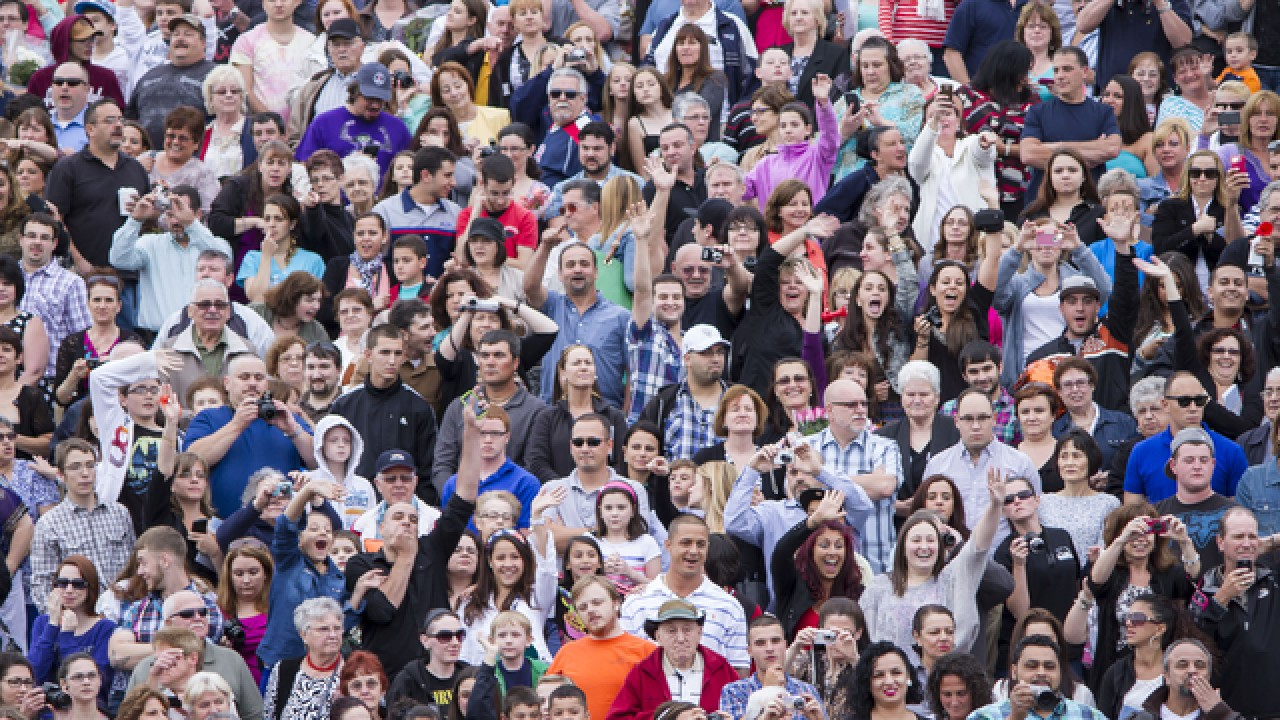
#> input picture aai-jik-huijberts-master/bootcamp/Week_1/dag_4/Middag/faceRecognition.jfif, 1280 x 720 px
$ jupyter execute --allow-errors 2021_02_04_OpenCV_opdracht.ipynb
#> lines starting #> are read from the running program, lines starting #| are printed output that depends on the picture
# Detectie van gezichten

### Stijn Oomes
donderdag 4 februari 2021

## Importeer libraries

Importeer de relevante libraries.

`opencv` en wellicht `matplotlib`

Hint: `imread`, `imshow`

[cell 1]
import cv2 as cv
import numpy as np
import matplotlib.pyplot as plt

## Importeer en toon afbeelding

Zoek een kleuren foto met minimaal 10 gezichten.

Laad de afbeelding in. Welk datatype heeft de ingeladen afbeelding?

 Laat de foto op het scherm zien. Hoeveel gezichten zie jij?

[cell 2]
image = plt.imread("faceRecognition.jfif")
#> image is the input picture: shape (720, 1280, 3); mean R, G, B 122.5, 109.6, 120.3
print(type(image))
#| <class 'numpy.ndarray'>
print(image.shape)
#| (720, 1280, 3)
plt.figure(figsize=(12,10))
plt.imshow(image);
plt.axis(False)

## Initieer detector

Download de .xml file met de classifier: haarcascade_frontalface_default.xml

(Het kan zijn dat deze file al meegekomen is met opencv)

Initieer de Cascade Classiefier.

[cell 3]
cc = cv.CascadeClassifier("haarcascade_frontalface_default.xml")

## Zet een kleurenplaatje om in een grijswaarde plaatje.

Als je foto al zrwrt-wit is dan kun je deze stap overslaan.

[cell 4]
grayimagefinal = cv.cvtColor(image, cv.COLOR_BGR2GRAY)
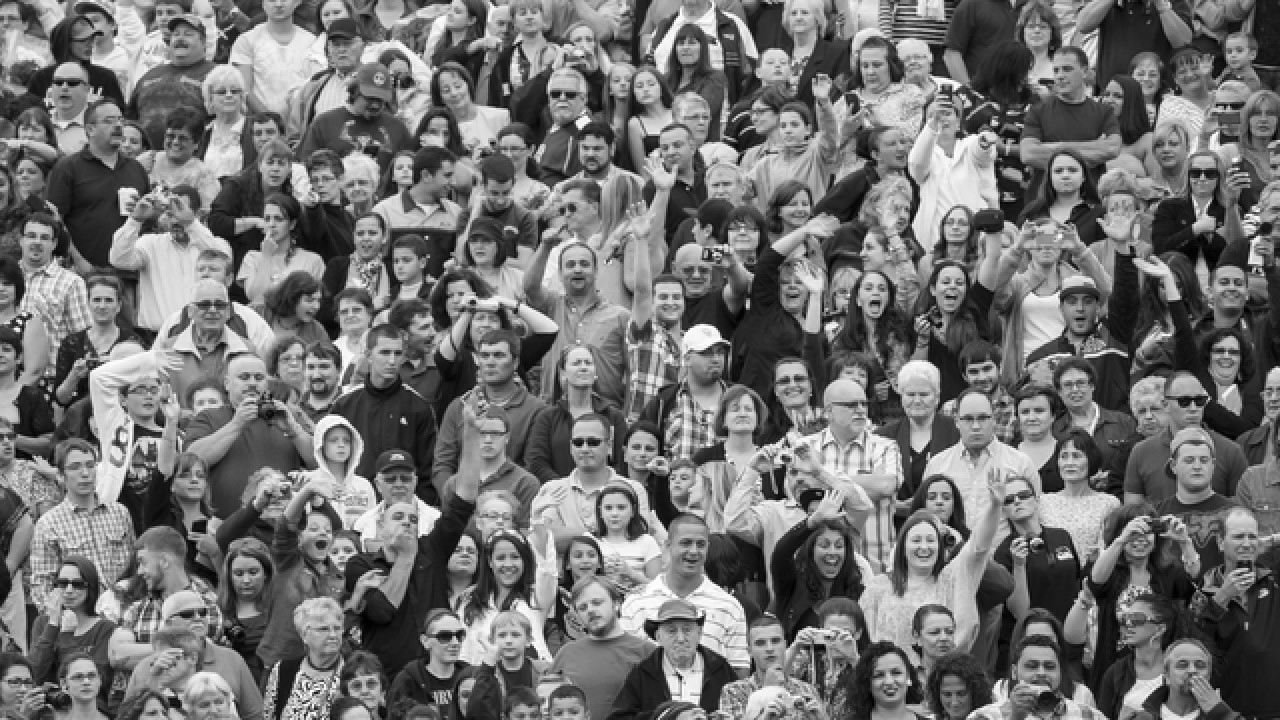
#> grayimagefinal: shape (720, 1280); min 0, max 255, mean 114.2

## Detecteer gezichten

Bepaal met de classiefier de gezichten in het plaatje.

Hoeveel heb je er gevonden?

[cell 5]
results = cc.detectMultiScale(grayimagefinal,
            scaleFactor=1.2,
            minNeighbors=5,
            minSize=(10, 10),
            flags=cv.CASCADE_SCALE_IMAGE)
#> results = 65 rows, first 6: [1220, 39, 31, 31], [772, 112, 36, 36], [391, 157, 28, 28], [258, 207, 30, 30], [386, 249, 31, 31], [325, 432, 31, 31]

print("Aantal gezichten: " + str(results.shape[0]))
#| Aantal gezichten: 65
